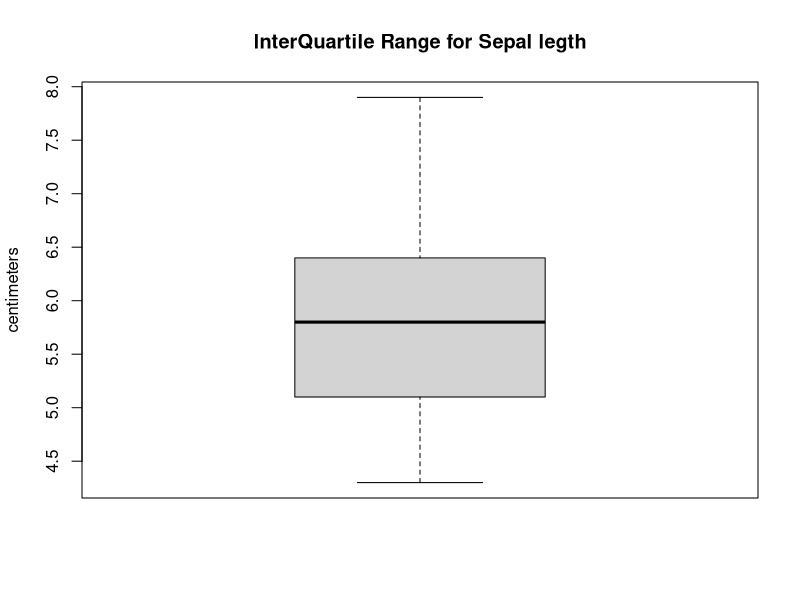

Source code (R):
data(iris)
xdata=iris$Sepal.Length
minQ=quantile(xdata,0)
fQ=quantile(xdata,0.25)
sQ=quantile(xdata,0.25)
tQ=quantile(xdata,0.25)
maxQ=quantile(xdata,1)
cat("Minimum=",minQ)
cat("Lower Quartile",fQ)
cat("Median=",sQ)
cat("Upper Quartile",tQ)
cat("MAximum",maxQ)
AQ=quantile(xdata,prob=c(0,0.25,0.5,0.75,1))
cat("All the quantile ",AQ)
summary(xdata)
boxplot(xdata,main="InterQuartile Range for Sepal legth",ylab="centimeters")
as.numeric(quantile(xdata,0.75)-quantile(xdata,0.25))
IQR(xdata)